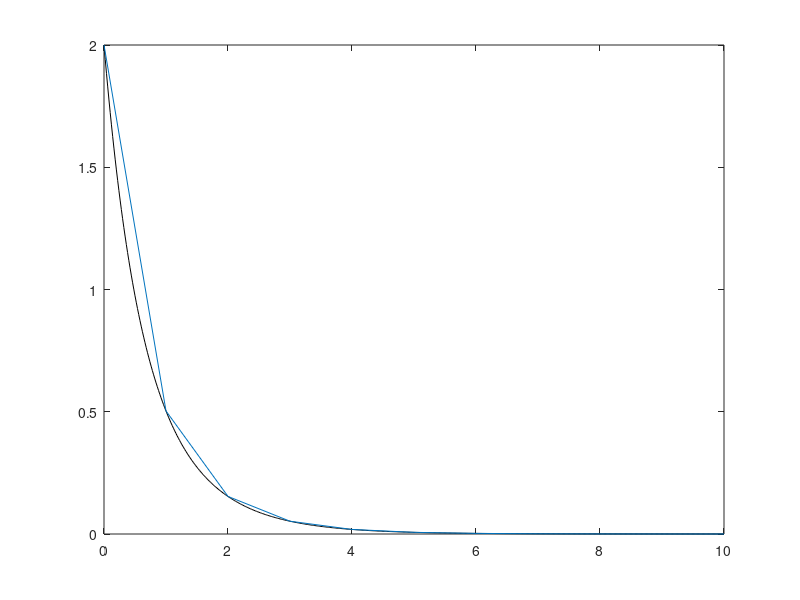

Source code (MATLAB):
clear all, close all, clc

t = 0:.02:10;

% lambda1 = -1; lambda2 = 2;
x = exp(-t) + exp(-2*t);
plot(t,x,'k');
hold on

y0 = [2;-3];
% eigenvalues as lambdas: -1;2 :)
A = [0 1;
    -2 -3;];

t = 0:1:10;

[t,y] = ode45(@(t,y) A*y,t,y0);
plot(t,y(:,1))


